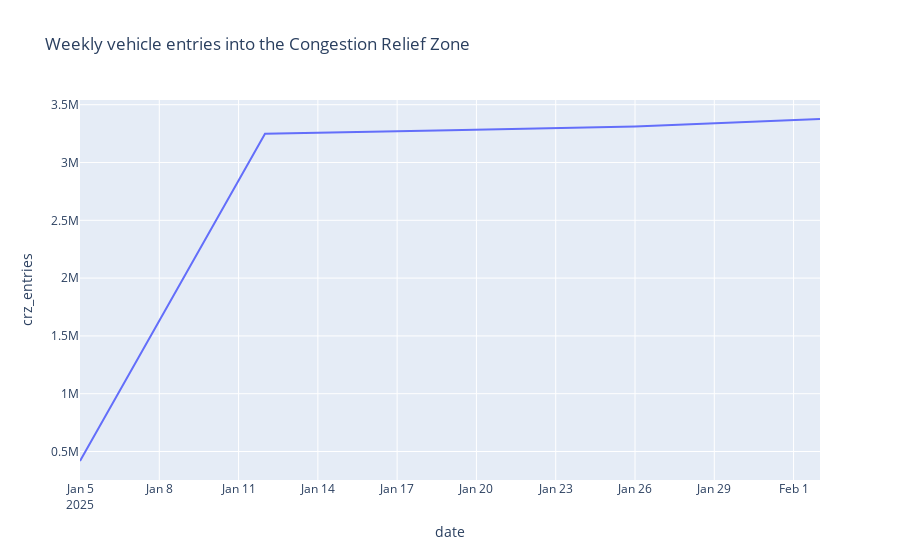

Notebook code cell kept with this figure:
### Code cell
fig = px.line(
    weekly_entries,
    # x="date", # not needed, since it's the index
    y="crz_entries",
    title="Weekly vehicle entries into the Congestion Relief Zone",
)
fig.show()

### Figure 1 — Plotly figure (JSON) as saved in the notebook; plotly's stock layout.template omitted (floating-point values rounded to 4 significant figures)
{"data": [{"hovertemplate": "date=%{x}<br>crz_entries=%{y}<extra></extra>", "legendgroup": "", "line": {"color": "#636efa", "dash": "solid"}, "marker": {"symbol": "circle"}, "mode": "lines", "name": "", "orientation": "v", "showlegend": false, "type": "scatter", "x": ["2025-01-05T00:00:00", "2025-01-12T00:00:00", "2025-01-19T00:00:00", "2025-01-26T00:00:00", "2025-02-02T00:00:00"], "xaxis": "x", "y": [417949, 3249482, 3279601, 3311979, 3376205], "yaxis": "y"}], "layout": {"legend": {"tracegroupgap": 0}, "title": {"text": "Weekly vehicle entries into the Congestion Relief Zone"}, "xaxis": {"anchor": "y", "domain": [0, 1], "title": {"text": "date"}}, "yaxis": {"anchor": "x", "domain": [0, 1], "title": {"text": "crz_entries"}}}}
